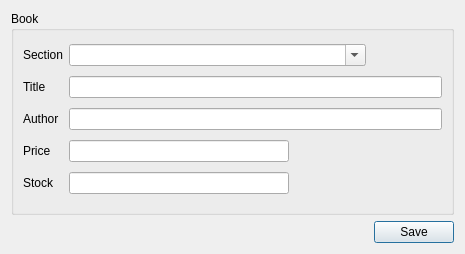
<?xml version="1.0" encoding="UTF-8"?>
<ui version="4.0">
 <class>BookView</class>
 <widget class="QDialog" name="BookView">
  <property name="geometry">
   <rect>
    <x>0</x>
    <y>0</y>
    <width>465</width>
    <height>254</height>
   </rect>
  </property>
  <property name="windowTitle">
   <string>Add Book</string>
  </property>
  <layout class="QGridLayout" name="gridLayout_2">
   <item row="0" column="0" colspan="2">
    <widget class="QGroupBox" name="groupBox">
     <property name="title">
      <string>Book</string>
     </property>
     <layout class="QGridLayout" name="gridLayout">
      <item row="0" column="0">
       <widget class="QLabel" name="label_5">
        <property name="text">
         <string>Section</string>
        </property>
       </widget>
      </item>
      <item row="0" column="1" colspan="2">
       <widget class="QComboBox" name="comboSection">
        <property name="sizePolicy">
         <sizepolicy hsizetype="MinimumExpanding" vsizetype="Fixed">
          <horstretch>0</horstretch>
          <verstretch>0</verstretch>
         </sizepolicy>
        </property>
        <property name="editable">
         <bool>true</bool>
        </property>
       </widget>
      </item>
      <item row="1" column="0">
       <widget class="QLabel" name="label">
        <property name="text">
         <string>Title</string>
        </property>
       </widget>
      </item>
      <item row="1" column="1" colspan="3">
       <widget class="QLineEdit" name="txtTitle"/>
      </item>
      <item row="2" column="0">
       <widget class="QLabel" name="label_3">
        <property name="text">
         <string>Author</string>
        </property>
       </widget>
      </item>
      <item row="2" column="1" colspan="3">
       <widget class="QLineEdit" name="txtAuthor"/>
      </item>
      <item row="3" column="0">
       <widget class="QLabel" name="label_2">
        <property name="text">
         <string>Price</string>
        </property>
       </widget>
      </item>
      <item row="3" column="1">
       <widget class="QLineEdit" name="txtPrice">
        <property name="readOnly">
         <bool>false</bool>
        </property>
       </widget>
      </item>
      <item row="3" column="2" rowspan="2" colspan="2">
       <spacer name="horizontalSpacer">
        <property name="orientation">
         <enum>Qt::Horizontal</enum>
        </property>
        <property name="sizeHint" stdset="0">
         <size>
          <width>147</width>
          <height>48</height>
         </size>
        </property>
       </spacer>
      </item>
      <item row="4" column="0">
       <widget class="QLabel" name="label_4">
        <property name="text">
         <string>Stock</string>
        </property>
       </widget>
      </item>
      <item row="4" column="1">
       <widget class="QLineEdit" name="txtStock">
        <property name="readOnly">
         <bool>false</bool>
        </property>
       </widget>
      </item>
     </layout>
    </widget>
   </item>
   <item row="1" column="0">
    <spacer name="horizontalSpacer_2">
     <property name="orientation">
      <enum>Qt::Horizontal</enum>
     </property>
     <property name="sizeHint" stdset="0">
      <size>
       <width>40</width>
       <height>20</height>
      </size>
     </property>
    </spacer>
   </item>
   <item row="1" column="1">
    <widget class="QPushButton" name="cmdSave">
     <property name="text">
      <string>Save</string>
     </property>
    </widget>
   </item>
  </layout>
 </widget>
 <resources/>
 <connections/>
</ui>
